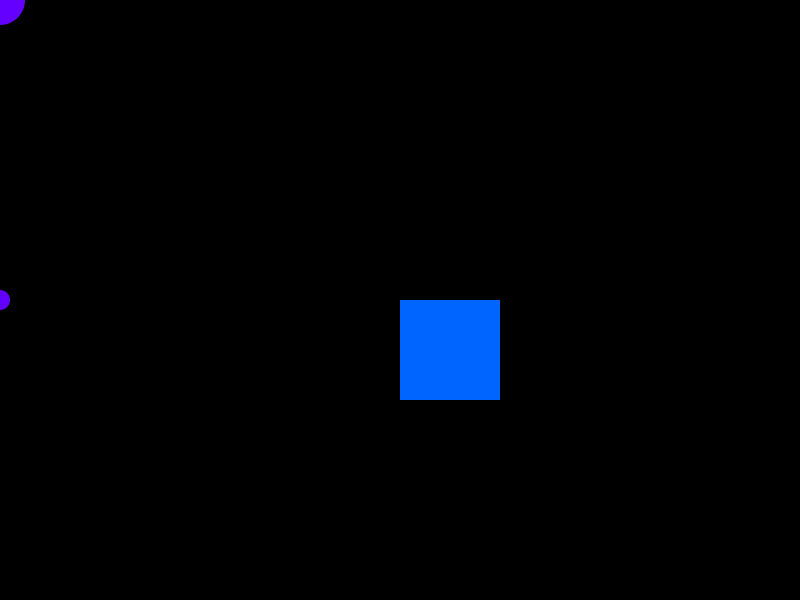
Frame 1 (no input)
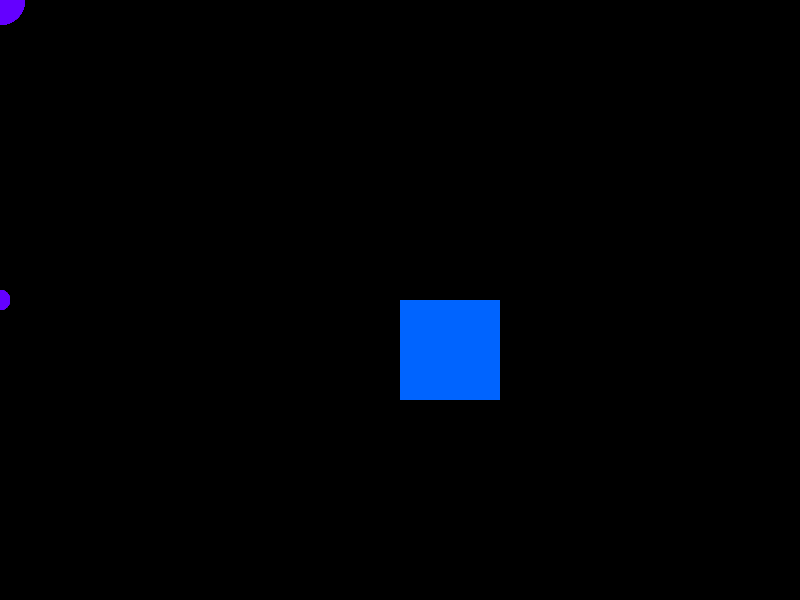
Frame 60 (the mouse pressed at the canvas centre just before this capture)
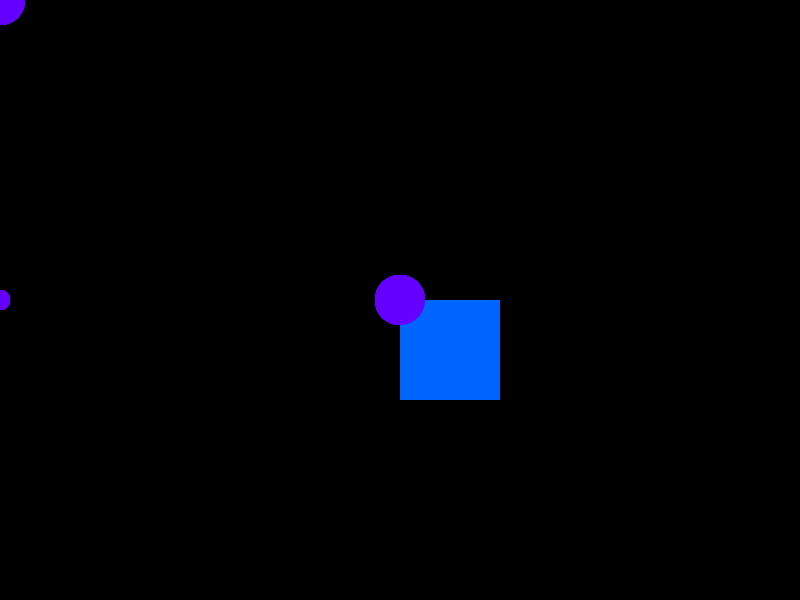
Frame 120 (the mouse held since frame 60 and released just before this capture)

The Processing sketch that drew these frames (run headless with seeded random() and noise(); from frame 60 on, the mouse is pressed at the canvas centre):

// Processing sketch: VoidFunctions
// ── VoidFunctions.pde
float red = 100;
float green = 0;
float blue = 255;


void setup()
{
  size(800,600);
  noStroke();
  background(0);
}

void draw()
{
  blueSquare(100);
  circleAtMouse(100,0,255);
  drawACircleAt(mouseX, height/2, 20);
}

void drawACircleAt(float x, float y, float d)
{
  ellipse(x,y,d,d);
}

void circleAtMouse(float red,float green,float blue)
{
  fill(red,green,blue);
  ellipse(mouseX,mouseY,50,50);
}

void blueSquare(int sz)
{
  fill(0,100,255);
  rect(width/2,height/2,sz,sz);
}
